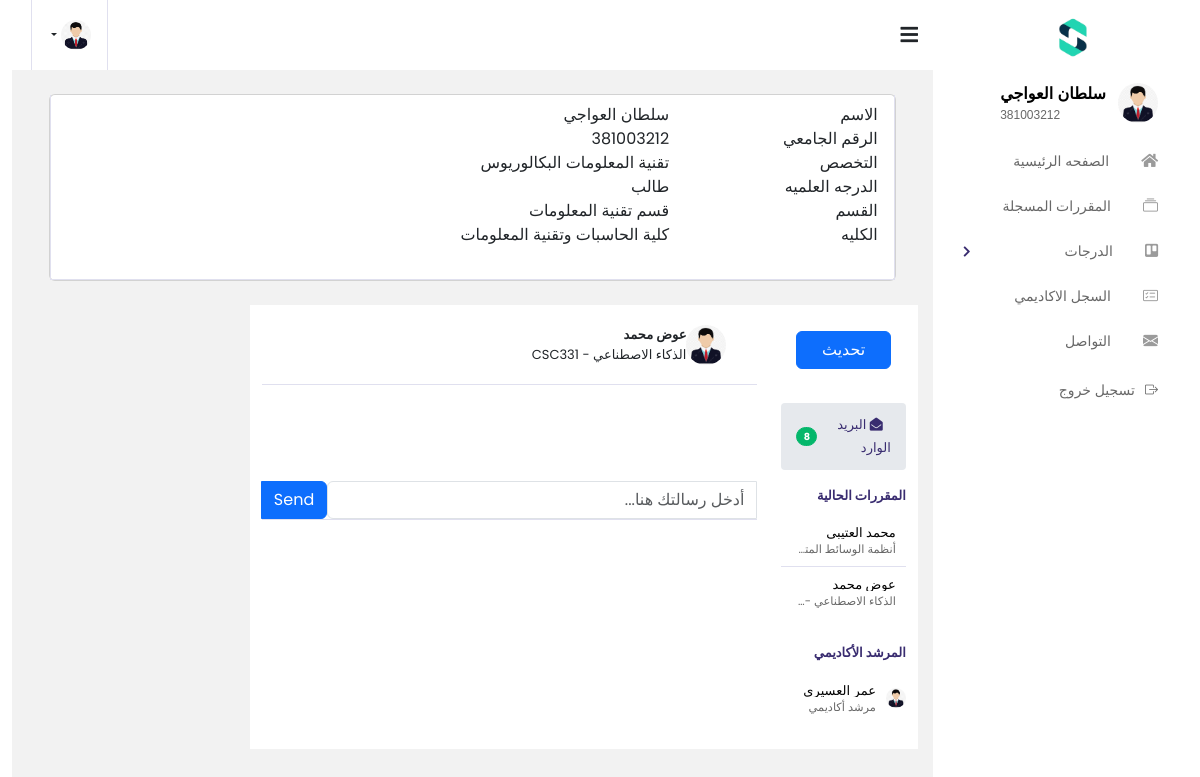
The page /mail/index2.php?id=230041&subject_code=CSC331 (signed in) on the database its author committed.
### tables this page shows
CREATE TABLE `programs` (
  `Program_ID` int(6) NOT NULL,
  `Program_Name` varchar(50) NOT NULL
);

CREATE TABLE `departments` (
  `Department_ID` int(4) NOT NULL,
  `Department_Name` varchar(100) NOT NULL
);

CREATE TABLE `colleges` (
  `College_ID` int(2) NOT NULL,
  `College_Name` varchar(100) NOT NULL
);

CREATE TABLE `current_semester` (
  `student_id` int(9) NOT NULL,
  `subject_code` varchar(6) NOT NULL,
  `Faculty_member_ID` int(6) NOT NULL,
  `Semester_Number` int(3) NOT NULL
);

CREATE TABLE `accounts` (
  `Account_ID` int(9) NOT NULL COMMENT 'This ID is the same for each actor in real systems, such as student ID and faculty member ID.',
  `First_Name` varchar(20) NOT NULL,
  `Last_Name` varchar(20) NOT NULL,
  `Email` varchar(30) NOT NULL,
  `Password` varchar(255) NOT NULL,
  `Mobile` int(10) NOT NULL,
  `Position` int(2) NOT NULL,
  `Status_ID` int(1) NOT NULL
);

CREATE TABLE `subjects` (
  `subject_code` varchar(6) NOT NULL,
  `Program_ID` int(6) NOT NULL,
  `subject_name` varchar(70) NOT NULL,
  `credit_hours` int(1) NOT NULL
);

### config/app.php (called while the page is built)
<?php
$config =[
'app_url' => 'http://localhost:8080/project/',
'admin' => 'http://localhost:8080/project/admin',
'mail' =>'http://localhost:8080/project/mail/index2.php',
'Actors' => 'http://localhost:8080/project/Actors/'
];
?>

### mail/index2.php (the view, shortened to what this page needs)
<!DOCTYPE html>
<html lang="en">
<head>
  <link href="https://cdn.jsdelivr.net/npm/bootstrap-icons@1.7.2/font/bootstrap-icons.css" rel="stylesheet">
  <?php
  $navbar_path = "tools/css.php";
  for ($i = 0; $i < 9; $i++) {
    $path = str_repeat("../", $i) . $navbar_path;
    if (file_exists($path)) {
      break;
    }
  }
  ?>
</head>
<body class="rtl">
  <div class="container-scroller">
    <?php
    $navbar_path = "Navbar/rtl/nav.php";
    for ($i = 0; $i < 9; $i++) {
      $path = str_repeat("../", $i) . $navbar_path;
      if (file_exists($path)) {
        break;
      }
    }
    ?>
    <div class="main-panel">
      <div class="content-wrapper">
        <div class="email-wrapper wrapper"><?php
  $loading_path = "content/content.php";
    for ($i = 0; $i < 9; $i++) {
      $path = str_repeat("../", $i) . $loading_path;
      if (file_exists($path)) {
      include $path;
      break;
    }
  }
?><br>
          <div class="row align-items-stretch">
            <div class="mail-sidebar d-none d-lg-block col-md-2 pt-3 bg-white">
              <div class="menu-bar">
                <ul class="menu-items">
                  <li class="compose mb-3">
                    <h1 class="btn btn-primary btn-block">تحديث</ا>
                  </li>
                  <li class="active"><a href="#"><i class="fa fa-envelope-open"></i> البريد الوارد </a><span
                      class="badge badge-pill badge-success">8</span></li>
                  <?php
                  if ($_SESSION['role'] == 1) {
                    echo " </ul>
                <div class='wrapper'>
                  <div class='online-status d-flex justify-content-between align-items-center'>
                  <p class='chat'>المقررات الحالية</p> </div>
                </div>
                <ul class='profile-list'>";
                  }
                  $sql = "SELECT c.*, a.*, s.subject_name, CONCAT(a.First_Name, ' ', a.Last_Name) AS full
              FROM current_semester c
              INNER JOIN accounts a ON c.Faculty_member_ID = a.Account_ID
              INNER JOIN subjects s ON c.subject_code = s.subject_code
              WHERE c.Semester_Number = '{$_SESSION['Max_Semester_Number']}'";
                  $role = "";
                  if ($_SESSION['role'] == '1') {
                    $sql .= " AND c.student_id = '{$_SESSION['Account_ID']}'";
                    $role = "المرشد الأكاديمي";
                  } else {
                    $sql .= " AND c.Faculty_member_ID = '{$_SESSION['Account_ID']}'";
                    $role = "الطلاب";
                  }
                  $result = $conn->query($sql);
                  if ($result->num_rows > 0) {
                    while ($row = $result->fetch_assoc()) {
                      echo '<li class="profile-list-item"> <a href="' . $config['mail'] . "?id=" . $row["Account_ID"] . "&subject_code=" . $row["subject_code"] . '"> <span class="pro-pic"><img src="../assets/img/profile-img.png" alt=""></span><div class="user"><p class="u-name">' . $row["full"] . '</p><p class="u-designation">' . $row["subject_name"] . " - " . $row["subject_code"] . '</p></div> </a></li>';
                    }
                  }
                  ?>
                </ul>
                <div class="wrapper">
                  <div class="online-status d-flex justify-content-between align-items-center">
                    <p class="chat"><?php echo $role; ?></p>
                  </div>
                </div>
                <ul class="profile-list">
                  <?php
                  $sql2 = "";
                  if ($_SESSION['role'] == '1') {
                    $sql2 .= "SELECT Faculty_member_ID FROM current_semester WHERE student_id = '{$_SESSION['Account_ID']}'";
                  } else {
                    $sql2 .= "SELECT student_id FROM current_semester WHERE Faculty_member_ID = '{$_SESSION['Account_ID']}'";
                  }
                  $result2 = $conn->query($sql2);
                  if ($result2->num_rows > 0) {
                    $Pos = '';
                    if ($_SESSION['role'] == 1) {
                      $Pos = 'مرشد أكاديمي';
                    } else {
                      $Pos = 'طالب';
                    }
                    $faculty_member_ids = [];
                    while ($row2 = $result2->fetch_assoc()) {
                      if ($_SESSION['role'] == '1') {
                        $faculty_member_ids[] = $row2["Faculty_member_ID"];
                      } else {
                        $faculty_member_ids[] = $row2["student_id"];
                      }
                    }
                    foreach ($faculty_member_ids as $faculty_member_id) {
                      $sql3 = "";
                      if ($_SESSION['role'] == 1) {
                        $sql3 .= "SELECT DISTINCT a.* , CONCAT(First_Name, ' ', Last_Name) AS 'full' FROM accounts a
                    JOIN current_semester s ON  s.Faculty_member_ID = a.Account_ID
                    WHERE a.Account_ID =(select Academic_Advisor_ID from academic_advisor_for_student where student_id ='{$_SESSION['Account_ID']}')";
                      } else {
                        $sql3 .= "SELECT DISTINCT a.*, CONCAT(First_Name, ' ', Last_Name) AS 'full'
                      FROM accounts a
                      JOIN current_semester s ON s.student_id = a.Account_ID
                      WHERE s.Faculty_member_ID = '{$_SESSION['Account_ID']}'";
                      }
                    }
                    $result3 = $conn->query($sql3);
                    if ($result3->num_rows > 0) {
                      while ($row3 = $result3->fetch_assoc()) {
                        echo '<li class="profile-list-item"> <a href="' . $config['mail'] . "?id=" . $row3["Account_ID"] . "&subject_code=Advisor" . '"> <span class="pro-pic"><img src="../assets/img/profile-img.png" alt=""></span><div class="user"><p class="u-name">' . $row3["full"] . '</p><p class="u-designation">' . $Pos . '</p></div> </a></li>';
                      }
                    } else {
                      echo "
                        <div class='alert alert-danger'>
                        تنبيه
                        <hr>
                        <tr><td colspan='4'>لا يوجد بيانات لعرضها</td></tr></div>";
                    }
                  }
                  ?>
                </ul>
              </div>
            </div>
            <div class="mail-view d-none d-md-block col-md-9 col-lg-7 bg-white">
              <div class="message-body">
                <div class="sender-details">
                  <img class="img-sm rounded-circle mr-3" src="../assets/img/profile-img.png" alt="">
                  <div class="details">
                    <p class="msg-subject">
                      <?php
                      if ($_GET['subject_code'] == "Advisor") {
                        $sql2 = "SELECT * , CONCAT(First_Name, ' ', Last_Name)  'full' FROM accounts WHERE Account_ID = {$_GET['id']}";
                        $result2 = $conn->query($sql2);
                        if ($result2->num_rows > 0) {
                          $row2 = $result2->fetch_assoc();
                          echo $row2["full"];
                        } else {
                          echo 'لا يوجد بيانات لعرضها';
                        }
                        ?>
                      </p>
                      <p class="sender-email">
                        <?php
                        echo $Pos;
                      } else {
                        $sql3 = "SELECT * , CONCAT(First_Name, ' ', Last_Name)  'full' FROM accounts WHERE Account_ID = {$_GET['id']}";
                        $result3 = $conn->query($sql3);
                        if ($result3->num_rows > 0) {
                          $row3 = $result3->fetch_assoc();
                          echo $row3["full"];
                        } else {
                          echo 'لا يوجد بيانات لعرضها';
                        }
                        ?>
                      </p>
                      <p class="sender-email">
                        <?php
                        $sql5 = "SELECT * FROM subjects WHERE subject_code = ?";
                        $stmt = $conn->prepare($sql5);
                        $stmt->bind_param("s", $_GET['subject_code']);
                        $stmt->execute();
                        $result5 = $stmt->get_result();
                        if ($result5->num_rows > 0) {
                          $row5 = $result5->fetch_assoc();
                          echo $row5["subject_name"] . " - " . $row5["subject_code"];
                        } else {
                          echo 'لا يوجد بيانات لعرضها';
                        }
                      } ?>
                    </p>
                  </div>
                </div>
                <div class="message">
                  <br><br>
                  <br><br>
                </div>
                <div class="attachments-sections">
                  <form method="POST">
                    <div class="input-group" style="margin-buttun: 0;">
                      <input type="text" class="form-control" name="message_contents"
                        placeholder="أدخل رسالتك هنا..." />
                      <div class="input-group-append">
                        <button class="btn btn-primary" type="submit" name="send_message">Send</button>
                      </div>
                    </div>
                  </form>
                  <ul>
                  </ul>
                </div>
              </div>
            </div>
          </div>
        </div>
      </div>
    </div>
  </div>
  </div>
</body>
<link href="https://stackpath.bootstrapcdn.com/bootstrap/5.3.0/css/bootstrap.min.css" rel="stylesheet">
</html>

### content/content.php (shortened to what this page needs)
<?php
  if(isset($_SESSION['role']) && $_SESSION['role'] == '1') {
?>
        <div class="col-xxl-12 col-md-12">
          <div class="card info-card revenue-card">
              <div class="tab-content pt-2">
                <div class="tab-pane fade show active profile-overview" id="profile-overview">
                <?php
$sql4 = "SELECT * FROM students WHERE student_id = '{$_SESSION['Account_ID']}'";
$result4 = $conn->query($sql4);
if ($result4->num_rows > 0) {
    $row4 = $result4->fetch_assoc();
    $sql5 = "SELECT * FROM programs WHERE Program_ID = {$row4['Program_ID']}";
    $result5 = $conn->query($sql5);
    $firstDigit = substr($row4['Program_ID'], 0, 1);
    $startPosition = 1;
    $middleDigits = substr($row4['Program_ID'], $startPosition, 2);
    $sql6 = "SELECT * FROM colleges WHERE College_ID = $firstDigit";
    $result6 = $conn->query($sql6);
    if ($result6->num_rows > 0) {
        $row6 = $result6->fetch_assoc();
        $College_Name= $row6['College_Name'];
    }
    $sql7 = "SELECT * FROM departments WHERE Department_ID = '{$firstDigit}{$middleDigits}'";
    $result7 = $conn->query($sql7);
    if ($result7->num_rows > 0) {
        $row7 = $result7->fetch_assoc();
        $Department_Name= $row7['Department_Name'];
    }
    if ($result5->num_rows > 0) {
        $row5 = $result5->fetch_assoc();
    } else {
        echo "
        <div class='alert alert-danger'>
            <p>تنبيه: لا يوجد بيانات برنامج</p>
        </div>";
        $row5 = array('Program_Name' => 'برنامج غير معروف');
    }
    if (isset($_SESSION['role'])) {
        switch ($_SESSION['role']) {
            case '1':
                $Degree = "طالب";
                $Major = $row5['Program_Name'];
                break;
        }
    }
}
                ?>
                  <div class="row">
                    <div class="col-lg-3 col-md-4 label ">الاسم</div>
                    <div class="col-lg-9 col-md-8"><?php echo $_SESSION['Name'] ?></div>
                  </div>
                  <div class="row">
                    <div class="col-lg-3 col-md-4 label ">الرقم الجامعي</div>
                    <div class="col-lg-9 col-md-8"><?php echo $_SESSION['Account_ID'] ?></div>
                  </div>
                  <div class="row">
                    <div class="col-lg-3 col-md-4 label ">التخصص</div>
                    <div class="col-lg-9 col-md-8"><?php echo $Major ?></div>
                  </div>
                  <div class="row">
                    <div class="col-lg-3 col-md-4 label">الدرجه العلميه</div>
                    <div class="col-lg-9 col-md-8"><?php echo $Degree ?></div>
                  </div>
                  <div class="row">
                    <div class="col-lg-3 col-md-4 label">القسم</div>
                    <div class="col-lg-9 col-md-8"><?php echo $Department_Name ?></div>
                  </div>
                  <div class="row">
                    <div class="col-lg-3 col-md-4 label">الكليه</div>
                    <div class="col-lg-9 col-md-8"><?php echo $College_Name ?></div>
                  </div>
          </div>
        </div>
          </div>
        </div>
        <?php }?>

### rows shown on the page
programs: Program_Name "تقنية المعلومات البكالوريوس"
departments: Department_Name "قسم تقنية المعلومات"
colleges: College_Name "كلية الحاسبات وتقنية المعلومات"
current_semester: full "محمد العتيبي"
current_semester: full "عوض محمد"
accounts: full "عمر العسيري"
subjects: subject_name "الذكاء الاصطناعي", subject_code "CSC331"

### other values the page prints
$role "المرشد الأكاديمي"
$row3["full"] "عوض محمد"
